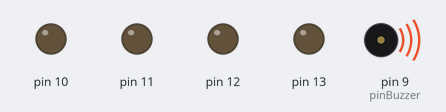
This sketch was run on a simulated Arduino Uno, built with avr-gcc and run on an emulated ATmega328P. Parts: output pins drawn as LEDs (lit = HIGH), buzzer (waves = sounding).

Above: at 0.12 s.
Timing chart, 0 to 3.0 s (numbered marks = the images above):
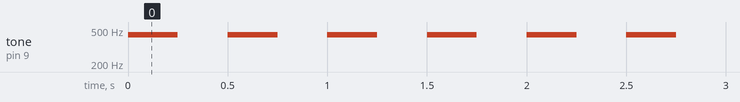

Measured:
- by itself, tone on pin 9 (pinBuzzer): alternates 440 Hz for 0.25 s and silent for 0.25 s

The sketch:

practica3.ino
```cpp
const int pinBuzzer = 9;
const int tonos[] = {261,277,294,311,330,349,370,392,415,440,466,494};
const int countTonos = 10;
// the setup routine runs once when you press reset:
void setup() {
  // initialize the digital pin as an output.

  for ( int i = 10 ; i <= 13 ; i++)
  {
    pinMode(i, OUTPUT);
  }

}

// the loop routine runs over and over again forever:
void loop() {

  for (int iTono = 0 ; iTono <countTonos ; iTono++)
  {

    tone(pinBuzzer,440);

       delay (250) ;
    noTone(pinBuzzer);

       delay (250) ;


  }
}
```
